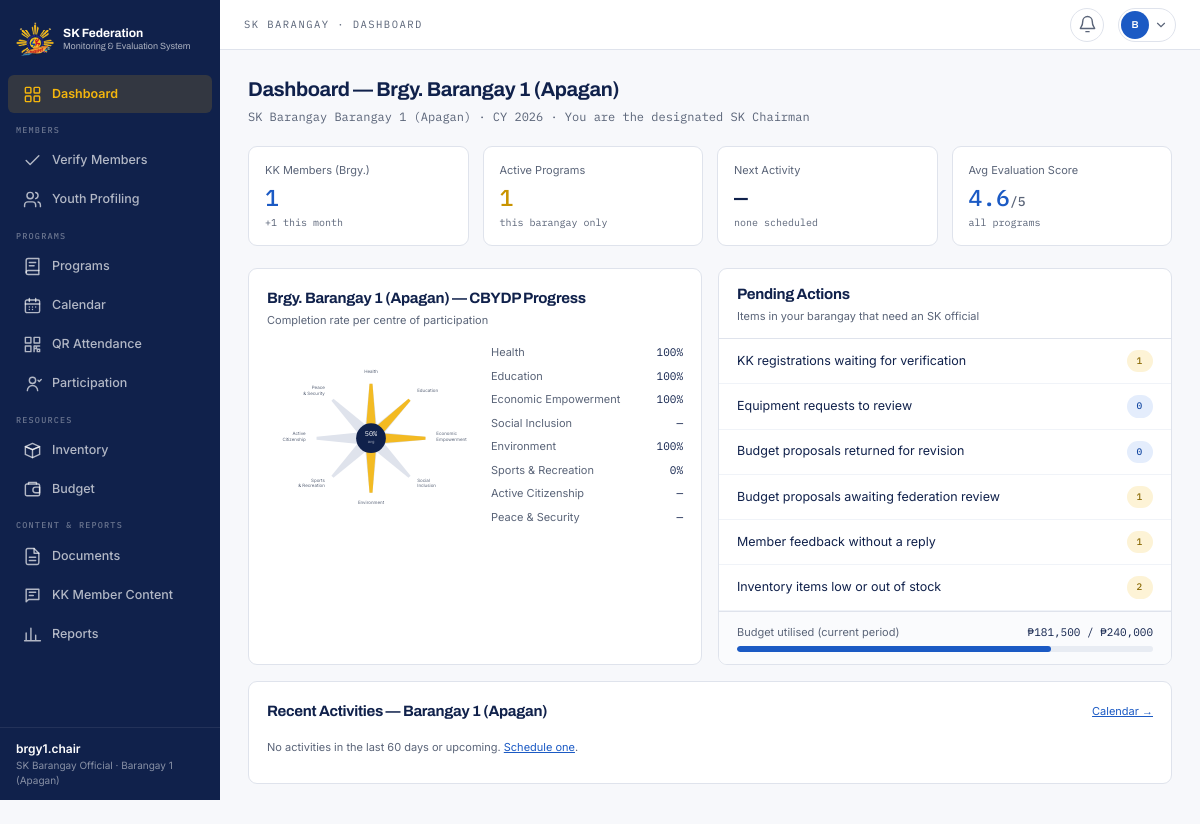
The app's page /barangay/index.php (signed in) with its own data.
### tables this page shows
CREATE TABLE users (
  user_id              INT(11)      NOT NULL AUTO_INCREMENT,
  role_id              INT(11)      NOT NULL,
  barangay_id          INT(11)      DEFAULT NULL,
  verified_by          INT(11)      DEFAULT NULL,
  username             VARCHAR(50)  NOT NULL,
  email                VARCHAR(150) NOT NULL,
  password_hash        VARCHAR(255) NOT NULL,
  verification_status  VARCHAR(20)  NOT NULL DEFAULT 'pending',
  date_verified        DATETIME     DEFAULT NULL,
  rejection_reason     VARCHAR(255) DEFAULT NULL,
  is_active            TINYINT(1)   NOT NULL DEFAULT 1,
  last_login           DATETIME     DEFAULT NULL,
  date_created         DATETIME     NOT NULL DEFAULT CURRENT_TIMESTAMP,
  PRIMARY KEY (user_id),
  UNIQUE KEY uq_users_username (username),
  UNIQUE KEY uq_users_email (email),
  KEY fk_users_role (role_id),
  KEY fk_users_barangay (barangay_id),
  KEY fk_users_verifier (verified_by),
  CONSTRAINT fk_users_role     FOREIGN KEY (role_id)     REFERENCES roles (role_id),
  CONSTRAINT fk_users_barangay FOREIGN KEY (barangay_id) REFERENCES barangays (barangay_id),
  CONSTRAINT fk_users_verifier FOREIGN KEY (verified_by) REFERENCES users (user_id),
  CONSTRAINT chk_users_status  CHECK (verification_status IN ('pending','verified','rejected'))
);

CREATE TABLE barangays (
  barangay_id    INT(11)      NOT NULL AUTO_INCREMENT,
  barangay_name  VARCHAR(100) NOT NULL,
  municipality   VARCHAR(100) NOT NULL DEFAULT 'Nasipit',
  chairman_id    INT(11)      DEFAULT NULL,    
  PRIMARY KEY (barangay_id),
  UNIQUE KEY uq_barangay (barangay_name, municipality),
  KEY fk_barangay_chairman (chairman_id),
  CONSTRAINT fk_barangay_chairman FOREIGN KEY (chairman_id) REFERENCES users (user_id) ON DELETE SET NULL
);

### config/database.php (called while the page is built, shortened)
<?php
function db(): PDO
{
    static $pdo = null;
    if ($pdo === null) {
        $dsn = 'mysql:host=' . DB_HOST . ';port=' . DB_PORT . ';dbname=' . DB_NAME . ';charset=utf8mb4';
        try {
            $pdo = new PDO($dsn, DB_USER, DB_PASS, [
                PDO::ATTR_ERRMODE            => PDO::ERRMODE_EXCEPTION,
                PDO::ATTR_DEFAULT_FETCH_MODE => PDO::FETCH_ASSOC,
                PDO::ATTR_EMULATE_PREPARES   => false,
            ]);
            $pdo->exec("SET time_zone = '+08:00'");
        } catch (PDOException $e) {
            http_response_code(500);
            error_log('Database connection failed: ' . $e->getMessage());
            exit('The database is not available. Check that MySQL is running in XAMPP and that database/schema.sql has been imported.');
        }
    }
    return $pdo;
}
function q(string $sql, array $params = []): PDOStatement
{
    $stmt = db()->prepare($sql);
    $stmt->execute($params);
    return $stmt;
}
function q_all(string $sql, array $params = []): array
{
    return q($sql, $params)->fetchAll();
}
function q_one(string $sql, array $params = []): ?array
{
    $row = q($sql, $params)->fetch();
    return $row === false ? null : $row;
}
function q_val(string $sql, array $params = [])
{
    $v = q($sql, $params)->fetchColumn();
    return $v === false ? null : $v;
}

### includes/auth.php (called while the page is built, shortened)
<?php
require_once __DIR__ . '/helpers.php';
function current_user(bool $refresh = false): ?array
{
    static $user = false;
    if ($user !== false && !$refresh) {
        return $user;
    }
    $user = null;
    if (!empty($_SESSION['user_id'])) {
        $row = q_one(
            'SELECT u.*, b.barangay_name, p.profile_id, p.full_name, p.date_encoded
               FROM users u
               LEFT JOIN barangays b ON b.barangay_id = u.barangay_id
               LEFT JOIN youth_profiles p ON p.user_id = u.user_id
              WHERE u.user_id = ?',
            [$_SESSION['user_id']]
        );
        if ($row && (int) $row['is_active'] === 1 && $row['verification_status'] === 'verified'
            && ((int) $row['role_id'] === ROLE_ADMIN || setting('maintenance_mode') !== '1')) {
            $user = $row;
        } else {
            $_SESSION = [];
        }
    }
    return $user;
}
function uid(): int
{
    return (int) (current_user()['user_id'] ?? 0);
}
function role(): int
{
    return (int) (current_user()['role_id'] ?? 0);
}
function my_barangay(): ?int
{
    $b = current_user()['barangay_id'] ?? null;
    return $b === null ? null : (int) $b;
}
function display_name(?array $u = null): string
{
    $u = $u ?? current_user();
    return $u['full_name'] ?: $u['username'];
}
function home_url(int $role): string
{
    return [
        ROLE_ADMIN => 'admin/index.php',
        ROLE_FEDERATION => 'federation/index.php',
        ROLE_BARANGAY => 'barangay/index.php',
        ROLE_MEMBER => 'member/index.php',
    ][$role] ?? 'index.php';
}
function require_login(): array
{
    $user = current_user();
    return $user;
}
function require_role(int ...$roles): array
{
    $user = require_login();
    return $user;
}
function is_chairman(): bool
{
    $b = my_barangay();
    return $b !== null && (int) q_val('SELECT chairman_id FROM barangays WHERE barangay_id = ?', [$b]) === uid();
}

### barangay/index.php (the view, shortened to what this page needs)
<?php
require_role(ROLE_BARANGAY);
$b = my_barangay();
$name = current_user()['barangay_name'];
$members = (int) q_val('SELECT COUNT(*) FROM users WHERE barangay_id = ? AND role_id = ? AND verification_status = "verified" AND is_active = 1', [$b, ROLE_MEMBER]);
$newMembers = (int) q_val('SELECT COUNT(*) FROM users WHERE barangay_id = ? AND role_id = ? AND verification_status = "verified" AND date_verified >= DATE_FORMAT(CURDATE(), "%Y-%m-01")', [$b, ROLE_MEMBER]);
$activePrograms = (int) q_val("SELECT COUNT(*) FROM programs WHERE barangay_id = ? AND status IN ('planned','ongoing')", [$b]);
$next = q_one('SELECT a.title, a.activity_date FROM activities a JOIN programs p ON p.program_id = a.program_id WHERE p.barangay_id = ? AND a.activity_date >= CURDATE() ORDER BY a.activity_date, a.start_time LIMIT 1', [$b]);
$avg = average_rating($b);
$centres = centre_completion($b);
$recent = activities_overview($b, 'a.activity_date >= DATE_SUB(CURDATE(), INTERVAL 60 DAY)');
$recent = array_slice(array_reverse($recent), 0, 6);
$todo = [
    [(int) q_val('SELECT COUNT(*) FROM users WHERE barangay_id = ? AND role_id = ? AND verification_status = "pending"', [$b, ROLE_MEMBER]), 'KK registrations waiting for verification', 'barangay/verify.php'],
    [(int) q_val('SELECT COUNT(*) FROM equipment_requests r JOIN inventory_items i ON i.item_id = r.item_id WHERE i.barangay_id = ? AND r.req_status = "pending"', [$b]), 'Equipment requests to review', 'barangay/inventory.php'],
    [(int) q_val('SELECT COUNT(*) FROM budget_proposals WHERE barangay_id = ? AND prop_status = "returned"', [$b]), 'Budget proposals returned for revision', 'barangay/budget.php'],
    [(int) q_val('SELECT COUNT(*) FROM budget_proposals WHERE barangay_id = ? AND prop_status = "pending"', [$b]), 'Budget proposals awaiting federation review', 'barangay/budget.php'],
    [(int) q_val('SELECT COUNT(*) FROM feedback f JOIN youth_profiles yp ON yp.profile_id = f.profile_id WHERE yp.barangay_id = ? AND f.reply IS NULL', [$b]), 'Member feedback without a reply', 'barangay/content.php?tab=feedback'],
    [(int) q_val('SELECT COUNT(*) FROM inventory_items WHERE barangay_id = ? AND stock_status <> "available"', [$b]), 'Inventory items low or out of stock', 'barangay/inventory.php?tab=inventory'],
];
$budget = q_one('SELECT COALESCE(SUM(bp.approved_amount), 0) approved, (SELECT COALESCE(SUM(pb.utilised_amount), 0) FROM program_budgets pb JOIN budget_proposals x ON x.proposal_id = pb.proposal_id WHERE x.barangay_id = ? AND x.prop_status = "approved" AND x.allocation_id = ?) utilised
                   FROM budget_proposals bp WHERE bp.barangay_id = ? AND bp.prop_status = "approved" AND bp.allocation_id = ?', [$b, $alloc = (int) (current_allocation()['allocation_id'] ?? 0), $b, $alloc]);
$nav = 'dashboard';
require __DIR__ . '/../includes/header.php';
?>
<div class="page-head">
  <div><h1 class="page-title">Dashboard — Brgy. <?= e($name) ?></h1><div class="page-sub">SK Barangay <?= e($name) ?> · CY <?= date('Y') ?><?= is_chairman() ? ' · You are the designated SK Chairman' : '' ?></div></div>
</div>
<div class="grid grid-4 mb-lg">
  <div class="card stat"><div class="stat-label">KK Members (Brgy.)</div><div class="stat-value blue"><?= $members ?></div><div class="stat-sub">+<?= $newMembers ?> this month</div></div>
  <div class="card stat"><div class="stat-label">Active Programs</div><div class="stat-value" style="color:#C99400"><?= $activePrograms ?></div><div class="stat-sub">this barangay only</div></div>
  <div class="card stat"><div class="stat-label">Next Activity</div><div class="stat-value"><?php if ($next): $d = (int) (new DateTime('today'))->diff(new DateTime($next['activity_date']))->days; ?><?= $d === 0 ? 'Today' : $d . ' day' . ($d === 1 ? '' : 's') ?><?php else: ?>—<?php endif; ?></div><div class="stat-sub"><?= e($next['title'] ?? 'none scheduled') ?></div></div>
  <div class="card stat"><div class="stat-label">Avg Evaluation Score</div><div class="stat-value blue"><?= $avg ? number_format($avg, 1) : '—' ?><small>/5</small></div><div class="stat-sub">all programs</div></div>
</div>
<div class="grid grid-2 mb">
  <div class="card card-pad">
    <div class="section-title">Brgy. <?= e($name) ?> — CBYDP Progress</div>
    <div class="section-sub mb">Completion rate per centre of participation</div>
    <div class="row" style="align-items:center;gap:16px;flex-wrap:nowrap">
      <div style="flex:0 0 220px;max-width:50%"><?= sun_chart($centres) ?></div>
      <div class="legend-list" style="flex:1"><?php foreach ($centres as $c): ?><div class="spread"><span><?= e($c['label']) ?></span><span><?= $c['total'] ? $c['value'] . '%' : '—' ?></span></div><?php endforeach; ?></div>
    </div>
  </div>
  <div class="card" style="overflow:hidden">
    <div class="card-head"><div><div class="section-title">Pending Actions</div><div class="section-sub">Items in your barangay that need an SK official</div></div></div>
    <?php foreach ($todo as [$n, $label, $href]): ?>
      <a href="<?= e(url($href)) ?>" class="spread" style="padding:11px 18px;border-bottom:1px solid var(--border-row);text-decoration:none;color:inherit">
        <span style="font-size:12.5px"><?= e($label) ?></span><?= $n ? pill('pending', (string) $n) : pill('completed', '0') ?>
      </a>
    <?php endforeach; ?>
    <div class="card-foot">
      <div class="spread small"><span class="muted">Budget utilised (current period)</span><span class="mono"><?= e(peso0($budget['utilised'])) ?> / <?= e(peso0($budget['approved'])) ?></span></div>
      <div style="margin-top:6px"><?= bar((float) pct($budget['utilised'], $budget['approved'], 1)) ?></div>
    </div>
  </div>
</div>
<div class="card card-pad">
  <div class="spread mb"><div class="section-title">Recent Activities — <?= e($name) ?></div><a class="small" href="<?= e(url('barangay/calendar.php')) ?>">Calendar →</a></div>
  <?php if (!$recent): ?><p class="muted small">No activities in the last 60 days or upcoming. <a href="<?= e(url('barangay/programs.php')) ?>">Schedule one</a>.</p><?php endif; ?>
</div>
<?php require __DIR__ . '/../includes/footer.php';

### includes/sidebar.php (shortened to what this page needs)
<?php
function nav_icon(string $name): string
{
    static $paths = [
        'dashboard' => '<rect x="3" y="3" width="7" height="7" rx="1"/><rect x="14" y="3" width="7" height="7" rx="1"/><rect x="3" y="14" width="7" height="7" rx="1"/><rect x="14" y="14" width="7" height="7" rx="1"/>',
        'people' => '<path d="M16 21v-2a4 4 0 0 0-4-4H6a4 4 0 0 0-4 4v2"/><circle cx="9" cy="7" r="4"/><path d="M22 21v-2a4 4 0 0 0-3-3.87M16 3.13a4 4 0 0 1 0 7.75"/>',
        'programs' => '<path d="M4 19.5A2.5 2.5 0 0 1 6.5 17H20"/><path d="M6.5 2H20v20H6.5A2.5 2.5 0 0 1 4 19.5v-15A2.5 2.5 0 0 1 6.5 2Z"/><path d="M8 7h8M8 11h6"/>',
        'calendar' => '<rect x="3" y="5" width="18" height="16" rx="2"/><path d="M16 3v4M8 3v4M3 10h18"/><path d="M8 14h.01M12 14h.01M16 14h.01M8 17h.01M12 17h.01"/>',
        'participation' => '<circle cx="12" cy="8" r="4"/><path d="M5.5 21a6.5 6.5 0 0 1 13 0M19 8l1.5 1.5L23 7"/>',
        'documents' => '<path d="M14 2H6a2 2 0 0 0-2 2v16a2 2 0 0 0 2 2h12a2 2 0 0 0 2-2V8Z"/><path d="M14 2v6h6M8 13h8M8 17h8"/>',
        'content' => '<path d="M4 4h16v13H7l-3 3Z"/><path d="M8 8h8M8 12h5"/>',
        'reports' => '<path d="M4 20V10M10 20V4M16 20v-7M22 20H2"/>',
        'qr' => '<rect x="3" y="3" width="7" height="7"/><rect x="14" y="3" width="7" height="7"/><rect x="3" y="14" width="7" height="7"/><path d="M14 14h3v3h-3zM18 18h3v3h-3zM18 14h3M14 18v3"/>',
        'inventory' => '<path d="m3 7 9-4 9 4-9 4Z"/><path d="m3 7 9 4 9-4v10l-9 4-9-4Z"/><path d="M12 11v10"/>',
        'budget' => '<rect x="3" y="5" width="18" height="15" rx="2"/><path d="M16 9h5v7h-5a3.5 3.5 0 0 1 0-7ZM7 5V3h10v2"/>',
        'verify' => '<path d="M20 6 9 17l-5-5"/>',
        'certificate' => '<circle cx="12" cy="8" r="5"/><path d="m8.5 12-1 9 4.5-2 4.5 2-1-9"/>',
        'settings' => '<circle cx="12" cy="12" r="3"/><path d="M12 2v3M12 19v3M4.2 4.2l2.1 2.1M17.7 17.7l2.1 2.1M2 12h3M19 12h3M4.2 19.8l2.1-2.1M17.7 6.3l2.1-2.1"/>',
        'logs' => '<path d="M3 12a9 9 0 1 0 3-6.7L3 8"/><path d="M3 3v5h5M12 7v5l3 2"/>',
        'announcements' => '<path d="m3 11 18-5v12L3 14Z"/><path d="m11.6 16.4.9 4.6H8l-1.4-6"/>',
        'feedback' => '<path d="M21 15a4 4 0 0 1-4 4H8l-5 3V7a4 4 0 0 1 4-4h10a4 4 0 0 1 4 4Z"/><path d="M8 9h8M8 13h5"/>',
        'scan' => '<path d="M3 7V4a1 1 0 0 1 1-1h3M17 3h3a1 1 0 0 1 1 1v3M21 17v3a1 1 0 0 1-1 1h-3M7 21H4a1 1 0 0 1-1-1v-3M7 12h10"/>',
        'bell' => '<path d="M18 8a6 6 0 0 0-12 0c0 7-3 7-3 9h18c0-2-3-2-3-9M10 21h4"/>',
    ];
    return '<svg width="19" height="19" viewBox="0 0 24 24" fill="none" stroke="currentColor" stroke-width="1.8" stroke-linecap="round" stroke-linejoin="round" aria-hidden="true">' . ($paths[$name] ?? '') . '</svg>';
}
function nav_groups(int $role): array
{
    switch ($role) {
        case ROLE_BARANGAY:
            return [
                ['', [['dashboard', 'Dashboard', 'barangay/index.php', 'dashboard']]],
                ['Members', [['verify', 'Verify Members', 'barangay/verify.php', 'verify'],
                             ['youth', 'Youth Profiling', 'barangay/youth.php', 'people']]],
                ['Programs', [['programs', 'Programs', 'barangay/programs.php', 'programs'],
                              ['calendar', 'Calendar', 'barangay/calendar.php', 'calendar'],
                              ['qr', 'QR Attendance', 'barangay/qr.php', 'qr'],
                              ['participation', 'Participation', 'barangay/participation.php', 'participation']]],
                ['Resources', [['inventory', 'Inventory', 'barangay/inventory.php', 'inventory'],
                               ['budget', 'Budget', 'barangay/budget.php', 'budget']]],
                ['Content & Reports', [['documents', 'Documents', 'barangay/documents.php', 'documents'],
                                       ['content', 'KK Member Content', 'barangay/content.php', 'content'],
                                       ['reports', 'Reports', 'barangay/reports.php', 'reports']]],
            ];
    }
    return [];
}
$__groups = nav_groups(role());
?>
<nav class="nav-rail" id="nav-rail" aria-label="Main navigation">
  <a class="nav-brand" href="<?= e(url(home_url(role()))) ?>">
    <img src="<?= e(asset('img/sk-federation-logo.png')) ?>" alt="SK Federation Nasipit logo" width="38" height="38">
    <span>
      <strong>SK Federation</strong>
      <small>Monitoring &amp; Evaluation System</small>
    </span>
  </a>
  <div class="nav-groups">
    <?php foreach ($__groups as [$__label, $__items]): ?>
      <div class="nav-group">
        <?php if ($__label !== ''): ?><div class="nav-group-label"><?= e($__label) ?></div><?php endif; ?>
        <?php foreach ($__items as [$__id, $__text, $__href, $__icon]): ?>
          <a class="nav-item<?= ($nav ?? '') === $__id ? ' active' : '' ?>" href="<?= e(url($__href)) ?>"<?= ($nav ?? '') === $__id ? ' aria-current="page"' : '' ?>>
            <span class="nav-icon"><?= nav_icon($__icon) ?></span><span><?= e($__text) ?></span>
          </a>
        <?php endforeach; ?>
      </div>
    <?php endforeach; ?>
  </div>
  <div class="nav-foot">
    <div class="nav-foot-name"><?= e(display_name()) ?></div>
    <div class="nav-foot-role"><?= e(ROLE_LABELS[role()] ?? '') ?><?= current_user()['barangay_name'] ? ' · ' . e(current_user()['barangay_name']) : '' ?></div>
  </div>
</nav>

### records on screen
users: username "brgy1.chair", role "SK Barangay Official", barangay.barangay_name "Barangay 1 (Apagan)", barangay "1"

### other values on screen
$__text "Dashboard"
$__label "MEMBERS"
$__text "Verify Members"
$__text "Youth Profiling"
$__label "PROGRAMS"
$__text "Programs"
$__text "Calendar"
$__text "QR Attendance"
$__text "Participation"
$__label "RESOURCES"
$__text "Inventory"
$__text "Budget"
$__label "CONTENT & REPORTS"
$__text "Documents"
$__text "KK Member Content"
